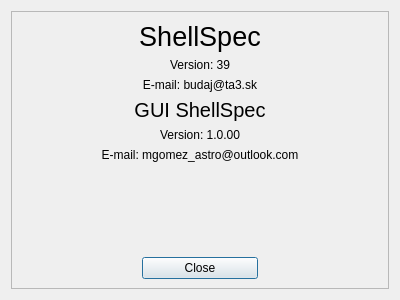
<?xml version="1.0" encoding="UTF-8"?>
<ui version="4.0">
 <class>About_version</class>
 <widget class="QDialog" name="About_version">
  <property name="geometry">
   <rect>
    <x>0</x>
    <y>0</y>
    <width>400</width>
    <height>300</height>
   </rect>
  </property>
  <property name="windowTitle">
   <string>Dialog</string>
  </property>
  <layout class="QVBoxLayout" name="verticalLayout">
   <item>
    <widget class="QFrame" name="frame">
     <property name="frameShape">
      <enum>QFrame::StyledPanel</enum>
     </property>
     <property name="frameShadow">
      <enum>QFrame::Raised</enum>
     </property>
     <layout class="QVBoxLayout" name="verticalLayout_2">
      <item>
       <widget class="QLabel" name="label">
        <property name="font">
         <font>
          <pointsize>20</pointsize>
         </font>
        </property>
        <property name="text">
         <string>ShellSpec</string>
        </property>
        <property name="alignment">
         <set>Qt::AlignCenter</set>
        </property>
       </widget>
      </item>
      <item>
       <widget class="QLabel" name="label_2">
        <property name="text">
         <string>Version: 39</string>
        </property>
        <property name="alignment">
         <set>Qt::AlignCenter</set>
        </property>
       </widget>
      </item>
      <item>
       <widget class="QLabel" name="label_5">
        <property name="text">
         <string>E-mail: budaj@ta3.sk</string>
        </property>
        <property name="alignment">
         <set>Qt::AlignCenter</set>
        </property>
       </widget>
      </item>
      <item>
       <widget class="QLabel" name="label_3">
        <property name="font">
         <font>
          <pointsize>15</pointsize>
         </font>
        </property>
        <property name="text">
         <string>GUI ShellSpec</string>
        </property>
        <property name="alignment">
         <set>Qt::AlignCenter</set>
        </property>
       </widget>
      </item>
      <item>
       <widget class="QLabel" name="label_4">
        <property name="text">
         <string>Version: 1.0.00</string>
        </property>
        <property name="alignment">
         <set>Qt::AlignCenter</set>
        </property>
       </widget>
      </item>
      <item>
       <widget class="QLabel" name="label_6">
        <property name="text">
         <string>E-mail: mgomez_astro@outlook.com</string>
        </property>
        <property name="alignment">
         <set>Qt::AlignCenter</set>
        </property>
       </widget>
      </item>
      <item>
       <spacer name="verticalSpacer">
        <property name="orientation">
         <enum>Qt::Vertical</enum>
        </property>
        <property name="sizeHint" stdset="0">
         <size>
          <width>20</width>
          <height>40</height>
         </size>
        </property>
       </spacer>
      </item>
      <item>
       <layout class="QHBoxLayout" name="horizontalLayout">
        <item>
         <widget class="QLabel" name="label_7">
          <property name="text">
           <string/>
          </property>
         </widget>
        </item>
        <item>
         <widget class="QPushButton" name="pushClose">
          <property name="text">
           <string>Close</string>
          </property>
         </widget>
        </item>
        <item>
         <widget class="QLabel" name="label_8">
          <property name="text">
           <string/>
          </property>
         </widget>
        </item>
       </layout>
      </item>
     </layout>
    </widget>
   </item>
  </layout>
 </widget>
 <resources/>
 <connections>
  <connection>
   <sender>pushClose</sender>
   <signal>clicked()</signal>
   <receiver>About_version</receiver>
   <slot>close()</slot>
   <hints>
    <hint type="sourcelabel">
     <x>199</x>
     <y>267</y>
    </hint>
    <hint type="destinationlabel">
     <x>199</x>
     <y>149</y>
    </hint>
   </hints>
  </connection>
 </connections>
</ui>
